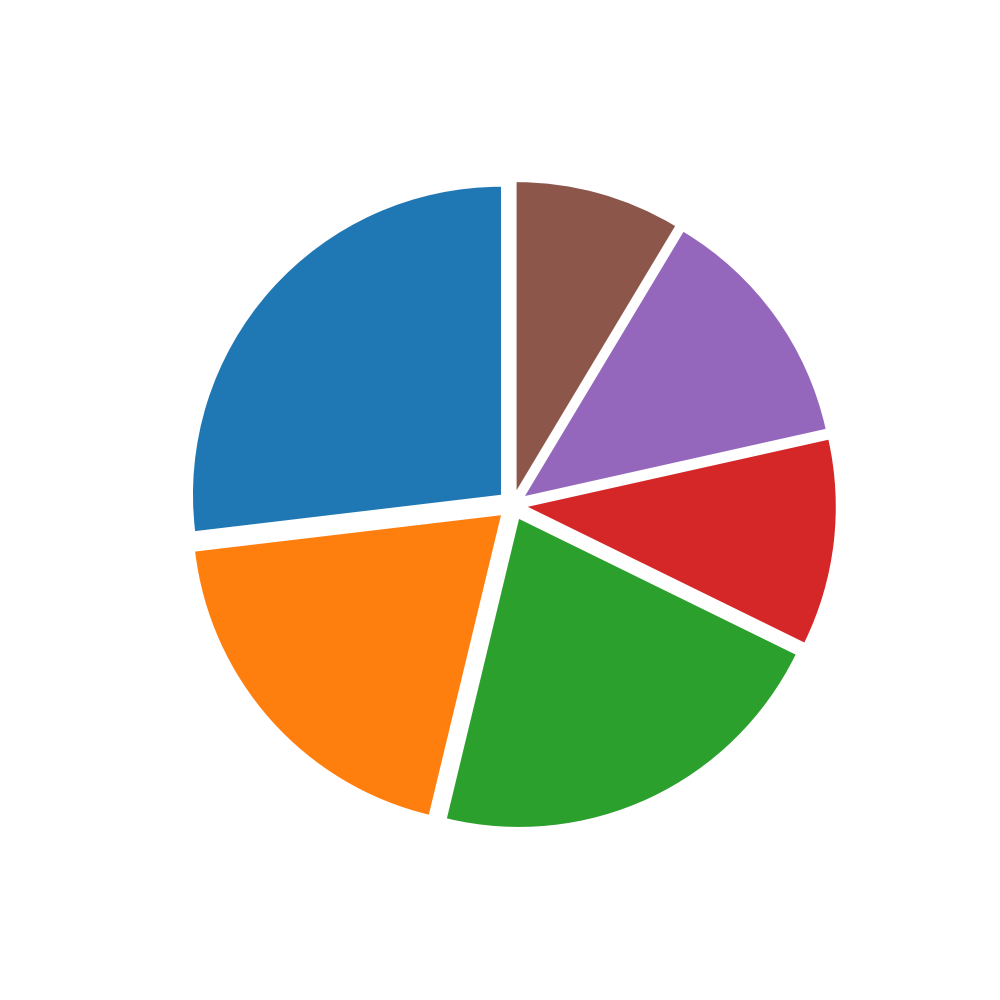

This figure's Python source:
import matplotlib.pyplot as plt

# Percentages of alien cuisines preferences
percentages = [25, 18, 20, 10, 12, 8]

# Plotting the pie chart
fig, ax = plt.subplots(figsize=(10, 10))
ax.pie(
    percentages,
    startangle=90,
    explode=[0.05]*len(percentages)
)

plt.show()
